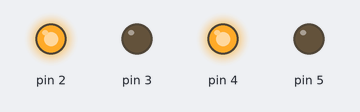
A sketch run on a simulated Arduino Uno, built with avr-gcc and run on an emulated ATmega328P. On the bench: output pins drawn as LEDs (lit = HIGH).

Above: at 1.5 s.
At 4.5 s:
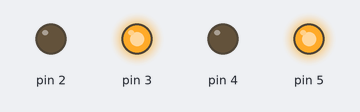
At 7.5 s:
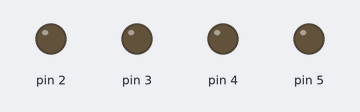
Timing chart, 0 to 11.7 s (numbered marks = the images above):
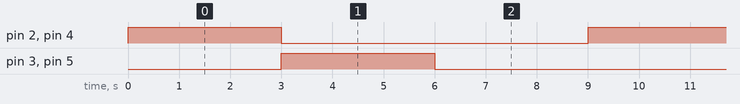

The sketch:

2_DC_moters_with_L293D.ino
```cpp
// C++ code
//
void setup()
{
  pinMode(2, OUTPUT);
  pinMode(3, OUTPUT);
  pinMode(4, OUTPUT);
  pinMode(5, OUTPUT);
}

void loop()
{
  digitalWrite(2,HIGH);
  digitalWrite(3,LOW);
  digitalWrite(4,HIGH);
  digitalWrite(5,LOW);
  delay(3000);                //FORWARD MOTER
  digitalWrite(2,LOW);
  digitalWrite(3,HIGH);
  digitalWrite(4,LOW);
  digitalWrite(5,HIGH);
  delay(3000);                //REVERSE MOTER
  digitalWrite(2,LOW);
  digitalWrite(3,LOW);
  digitalWrite(4,LOW);
  digitalWrite(5,LOW);
  delay(3000);                //STOP THE MOTER
}
```

Measured:
- by itself, pin 2–5: alternates HIGH for 3.0 s and LOW for 6.0 s
- by itself, everything shown: repeats every 9.0 s, in 3 steps
